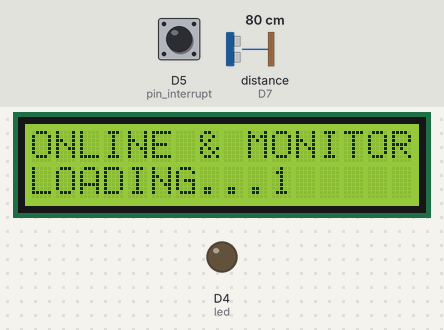
Bench run of a sketch on a simulated ESP8266 (NodeMCU). Shown: 16×2 character LCD, output pins drawn as LEDs (lit = HIGH). Wiring (inferred from the names in the program): ultrasonic range finder: trigger D8; echo D7. The inputs (shaded band) are chosen by the test bench; at power-on: D5 (pin_interrupt) HIGH, distance to the obstacle (sensor on D7) 80 cm. The echo pulse lasts 58.3 µs per cm; WiFi joins after 1.5 s; servers stay silent unless stated; uploads are accepted with an empty reply; the local clock reads 2024-03-15 10:24:30 at power-on unless the sketch sets it; pins used as bus, display or sensor lines are not drawn; what the sketch prints to the serial monitor is not drawn.

Above: at 0.1 s.
At 1.79 s:
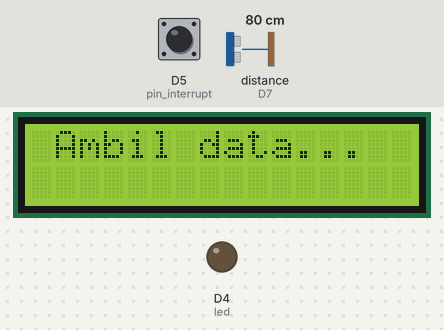
2.9 s: D5 (pin_interrupt) pulled LOW for 1.45 s
At 14.64 s:
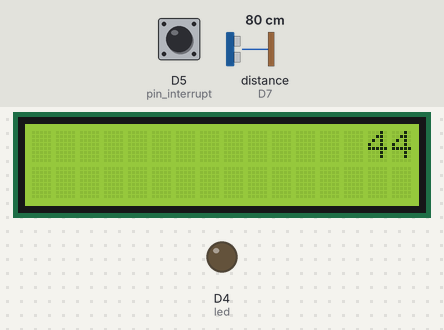
Timing chart, 0 to 14.8 s (numbered marks = the images above; inputs shaded):
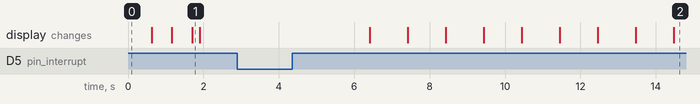

The sketch:

NodeMCU.ino
```cpp
//Include the library
#include <LiquidCrystal_I2C.h>
#include <ESP8266WiFi.h>
#include <ESP8266HTTPClient.h>
#include "RTClib.h"

// SENSOR JARAK
#define triggerPin  D8
#define echoPin     D7
#define led 2
#define STASSID "P24S"
#define STAPSK  "fayani123"

LiquidCrystal_I2C lcd(0x27, 16, 2);
RTC_DS1307 rtc;

const int pin_interrupt = 14;
long int jumlah_tip = 0;
float curah_hujan = 0.00;
float curah_hujan_per_menit = 0.00;
float curah_hujan_per_jam = 0.00;
float curah_hujan_per_hari = 0.00;
float curah_hujan_hari_ini = 0.00;
float temp_curah_hujan_per_menit = 0.00;
float temp_curah_hujan_per_jam = 0.00;
float temp_curah_hujan_per_hari = 0.00;
float milimeter_per_tip = 0.47;
volatile boolean flag = false;

// SENSOR JARAK
long duration;
float jarak;
float latitude = 3.60458;
float longitude = 98.6248;

//waktu
String tanggal,jam,menit,detik,prediksi,kenaikan;

int cek = 0;
int x;
WiFiClient client;
HTTPClient http;

void ICACHE_RAM_ATTR hitung_curah_hujan()
{
  flag = true;
}
void initWiFi() {
  WiFi.mode(WIFI_STA);
  WiFi.begin(STASSID, STAPSK);
  Serial.print("Connecting to WiFi ..");
  while (WiFi.status() != WL_CONNECTED) {
    cek=cek+1;
    if (cek==50) {
       ESP.restart();
 //       break;
    }
    lcd.clear();
    lcd.backlight();
   // Pindahkan kursor ke kolom 0 dan baris 0
  // (baris 1)
    lcd.setCursor(0, 0);
    lcd.print("ONLINE & MONITOR");
    lcd.setCursor(0, 1);
    lcd.print("LOADING...");
    lcd.setCursor(10, 1);
    lcd.print(cek);
    Serial.println(cek);
    delay(500);
  }
  //Serial.println(WiFi.localIP());
  //The ESP8266 tries to reconnect automatically when the connection is lost
  WiFi.setAutoReconnect(true);
  WiFi.persistent(true);
}

void setup() {
  //Init the serial port communication - to debug the library
  Serial.begin(115200); //Init serial port
  lcd.begin();
  //lcd.init();
  pinMode(pin_interrupt, INPUT);
  attachInterrupt(digitalPinToInterrupt(pin_interrupt), hitung_curah_hujan, FALLING);
  //SETUP SENSOR JARAK
  pinMode(triggerPin, OUTPUT);
  pinMode(echoPin, INPUT);
  pinMode(led,OUTPUT);
  rtc.begin();
  if (!rtc.begin())
  {
    Serial.println("Couldn't find RTC");
    while (1);
  }
  if (!rtc.isrunning()){
    Serial.println("RTC lost power, let set time");
    rtc.adjust(DateTime(F(__DATE__), F(__TIME__)));
  }
  initWiFi();
  lcd.clear();
  lcd.setCursor(1,0);
  lcd.print("Ambil data...");
}

void loop() {
  if (flag == true) {
    curah_hujan += milimeter_per_tip;
    jumlah_tip++;
    delay(500);
    flag = false;
  }
  bacaRTC();
  Serial.println(jam + ":" + menit + ":" + detik );
  lcd.setCursor(14, 0);
  lcd.print(detik);

  curah_hujan_hari_ini = jumlah_tip * milimeter_per_tip;
  temp_curah_hujan_per_menit = curah_hujan;
  if (detik.equals("19") || detik.equals("39")){
    curah_hujan_per_menit = temp_curah_hujan_per_menit;
    }if (detik.equals("00")) {
    curah_hujan_per_menit = temp_curah_hujan_per_menit;
    temp_curah_hujan_per_jam += curah_hujan_per_menit;
    if (menit.equals("00")){
      curah_hujan_per_jam = temp_curah_hujan_per_jam;
      temp_curah_hujan_per_hari += curah_hujan_per_jam;
      temp_curah_hujan_per_jam = 0.00;
    }
    if (menit.equals("00") && jam.equals("00")){
      curah_hujan_per_hari = temp_curah_hujan_per_hari;
      temp_curah_hujan_per_hari = 0.00;
      curah_hujan_hari_ini = 0.00;
      jumlah_tip = 0;
    }
    temp_curah_hujan_per_menit = 0.00;
    curah_hujan = 0.00;
    delay(1000);
  }
  digitalWrite(led,LOW);
  digitalWrite(triggerPin, LOW);
  delayMicroseconds(2);
  digitalWrite(triggerPin, HIGH);
  delayMicroseconds(10);
  digitalWrite(triggerPin, LOW);
  duration = pulseIn(echoPin, HIGH);
  jarak = ((duration/2) / 29.1);
  Serial.println(jarak);

  if (detik.equals("00") || detik.equals("01") || detik.equals("30") || detik.equals("31")){
    if ((WiFi.status() == WL_CONNECTED)) {
    lcd.clear();
    lcd.setCursor(1,0);
    lcd.print("Ambil data...");
    Serial.println(tanggal + " " + jam + ":" + menit + ":" + detik );
    Serial.println("jarak :"  + String(jarak) + "cm");
    String address;
      address ="http://ummuhafidzah.sch.id/kehadiran/aquawatch/update.php?tinggi=";
      //address = "http://192.168.86.78/sensorjarak/update.php?tinggi=";
      address += String(jarak);
      address += "&latitude=";
      address += String(latitude);
      address += "&longitude=";
      address += String(longitude);
      address += "&tanggal=";
      address += tanggal;
      address += "&jam=";
      address += jam;
      address += "&menit=";
      address += menit;
      address += "&detik=";
      address += detik;
      address += "&curah_menit=";
      address += String(curah_hujan_per_menit);
      address += "&curah_jam=";
      address += String(curah_hujan_per_jam);

      http.begin(client,address);
      int httpCode = http.GET();
      String payload;

      if (httpCode > 0) { // Jika koneksi berhasil
         lcd.clear();
         payload = http.getString(); // Dapatkan payload dari tanggapan
          Serial.println(payload); // Tampilkan payload jika diperlukan

          int lineCount = 0;
          int pos = 0;
          int previousPos = 0;
          bool foundLine5 = false;

          while ((pos = payload.indexOf('\n', pos)) != -1) {
            lineCount++; // Tambahkan nomor baris

              if(lineCount == 3){
                kenaikan = payload.substring(previousPos, pos);
                lcd.setCursor(0, 0);
                lcd.print(kenaikan);

              }else if(lineCount == 4 ){
                prediksi = payload.substring(previousPos, pos);
                lcd.setCursor(0, 1);
                lcd.print(prediksi);
              }
            previousPos = pos + 1;
            pos++;
          }
      }else {
        Serial.println("Gagal, kode status HTTP: " + String(httpCode));
      }
      delay(3000);
    }else {
           lcd.clear();
           lcd.backlight();
           lcd.setCursor(0, 0);
           lcd.print("--SYSTEM READY--");
           lcd.setCursor(0, 1);
           lcd.print("PUTUS KONEKSI   ");
           Serial.print("BELOM connect\n");
        //   ESP.restart();
    }
  }
    Serial.println("\n\n");
    delay(1000);
  //}
}

void bacaRTC()
{
  DateTime now = rtc.now(); // Ambil data waktu dari DS1307
  tanggal = String(now.day(), DEC) + "-" + String(now.month(), DEC) + "-" + String(now.year() - 2000);
  jam = konversi(String(now.hour(), DEC));
  menit = konversi(String(now.minute(), DEC));
  detik = konversi(String(now.second(), DEC));
}

String konversi(String angka) // Fungsi untuk supaya jika angka satuan ditambah 0 di depannya, Misalkan jam 1 maka jadi 01 pada LCD
{
  if (angka.length() == 1) angka = "0" + angka;
  else angka = angka;
  return angka;
}
```
